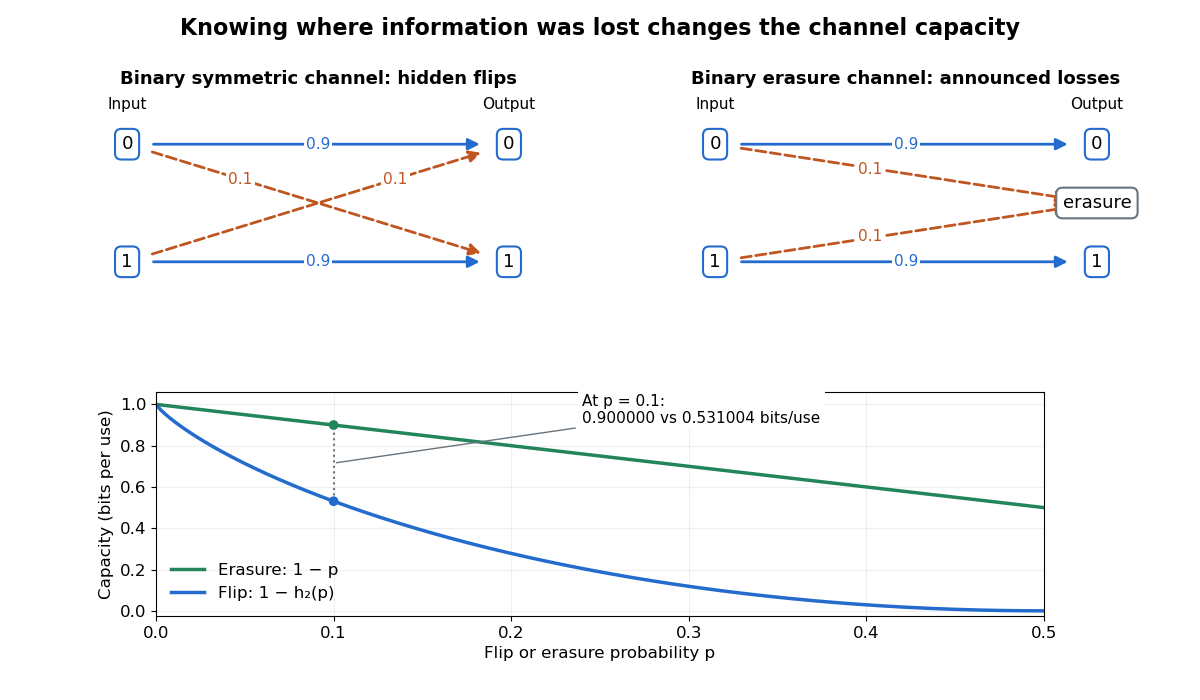

Reproduce this figure in Python.
"""Compare hidden flips and flagged erasures at equal probabilities; PNG to CWD."""

from pathlib import Path

import matplotlib.pyplot as plt
from matplotlib.patches import FancyArrowPatch
import numpy as np


def binary_entropy(probabilities):
    p = np.asarray(probabilities, dtype=float)
    result = np.zeros_like(p)
    mask = (p > 0) & (p < 1)
    result[mask] = -p[mask] * np.log2(p[mask]) - (1 - p[mask]) * np.log2(1 - p[mask])
    return result


def arrow(ax, start, end, label, label_position, failed=False):
    color = "#bf5520" if failed else "#246bce"
    ax.add_patch(FancyArrowPatch(start, end, arrowstyle="-|>",
                                mutation_scale=17, linewidth=2,
                                linestyle="--" if failed else "-",
                                color=color, shrinkA=19, shrinkB=21))
    ax.text(*label_position, label, color=color, ha="center", va="center",
            fontsize=11, bbox={"facecolor": "white", "edgecolor": "none", "pad": 1.5})


def node(ax, position, label, erasure=False):
    ax.text(*position, label, ha="center", va="center", fontsize=13, zorder=4,
            bbox={"boxstyle": "round,pad=0.35", "facecolor": "white",
                  "edgecolor": "#69747d" if erasure else "#246bce", "linewidth": 1.5})


def main():
    plt.rcParams.update({"font.size": 12, "figure.facecolor": "white"})
    fig = plt.figure(figsize=(12, 7), dpi=100)
    left = fig.add_axes([0.05, 0.57, 0.43, 0.28])
    right = fig.add_axes([0.54, 0.57, 0.43, 0.28])
    lower = fig.add_axes([0.13, 0.12, 0.74, 0.32])
    for ax in [left, right]:
        ax.set(xlim=(0, 1), ylim=(0, 1))
        ax.axis("off")
        ax.text(0.13, 0.98, "Input", ha="center", fontsize=11)
        ax.text(0.87, 0.98, "Output", ha="center", fontsize=11)
    left.set_title("Binary symmetric channel: hidden flips",
                   fontsize=13, weight="bold", pad=15)
    right.set_title("Binary erasure channel: announced losses",
                    fontsize=13, weight="bold", pad=15)
    for ax in [left, right]:
        for y, bit in [(0.8, "0"), (0.2, "1")]:
            arrow(ax, (0.13, y), (0.87, y), "0.9", (0.5, y))
            node(ax, (0.13, y), bit)
            node(ax, (0.87, y), bit)
    arrow(left, (0.13, 0.8), (0.87, 0.2), "0.1", (0.35, 0.62), failed=True)
    arrow(left, (0.13, 0.2), (0.87, 0.8), "0.1", (0.65, 0.62), failed=True)
    arrow(right, (0.13, 0.8), (0.87, 0.5), "0.1", (0.43, 0.67), failed=True)
    arrow(right, (0.13, 0.2), (0.87, 0.5), "0.1", (0.43, 0.33), failed=True)
    node(right, (0.87, 0.5), "erasure", erasure=True)
    p = np.linspace(0, 0.5, 501)
    lower.plot(p, 1 - p, color="#23855b", linewidth=2.5,
               label="Erasure: 1 − p")
    lower.plot(p, 1 - binary_entropy(p), color="#246bce", linewidth=2.5,
               label="Flip: 1 − h₂(p)")
    erasure_value = 0.9
    flip_value = float(1 - binary_entropy(0.1))
    lower.scatter([0.1, 0.1], [erasure_value, flip_value],
                  color=["#23855b", "#246bce"], zorder=5)
    lower.plot([0.1, 0.1], [flip_value, erasure_value],
               color="#69747d", linestyle=":", linewidth=1.5)
    lower.annotate("At p = 0.1:\n0.900000 vs 0.531004 bits/use",
                   (0.1, (erasure_value + flip_value) / 2),
                   xytext=(0.24, 0.91), textcoords="data",
                   arrowprops={"arrowstyle": "-", "color": "#69747d"}, fontsize=11,
                   bbox={"facecolor": "white", "edgecolor": "none", "pad": 3})
    lower.set(xlabel="Flip or erasure probability p",
              ylabel="Capacity (bits per use)",
              xlim=(0, 0.5), ylim=(-0.025, 1.06))
    lower.grid(alpha=0.2)
    lower.legend(loc="lower left", frameon=False)
    fig.suptitle("Knowing where information was lost changes the channel capacity",
                 fontsize=16, weight="bold", y=0.975)
    fig.savefig(Path.cwd() / Path(__file__).with_suffix(".png").name,
                facecolor="white", transparent=False)
    plt.close(fig)


if __name__ == "__main__":
    main()
